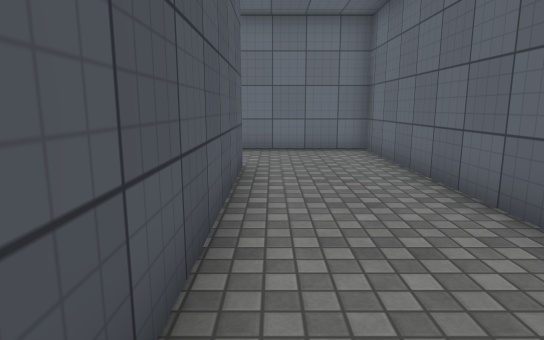
View 1 (above)

19 first-person views from a walk through a scene from a Unity 3-D project. The camera is 1.3 m above the floor, tilts 10° down and sees 75° across. The floor is counted in squares, 1 m on a side. Each view is taken from the middle of a square. On the plan, view 1 faces up. The plan holds only what a view shows up to about 15 squares ahead; the rest is blank. The place goes on beyond the plan. The player character is not drawn. Surface patterns are stand-ins for the level's own textures.

View 2
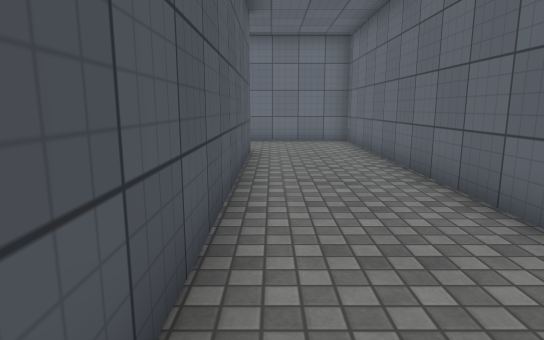

View 3
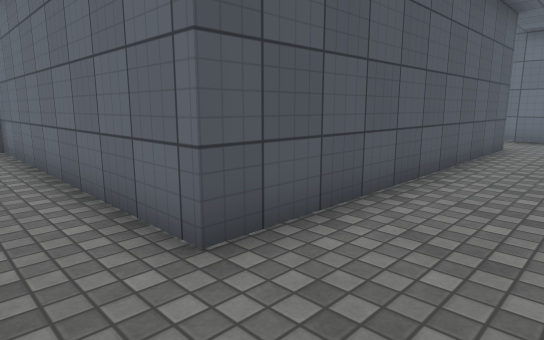

View 4
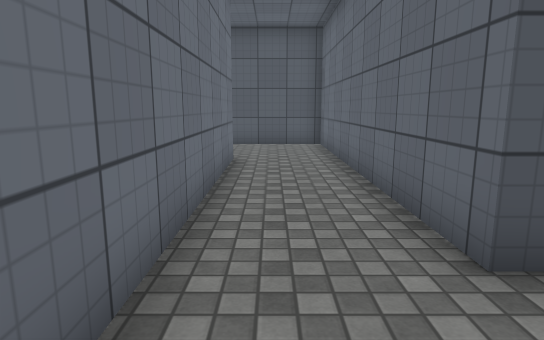

View 5
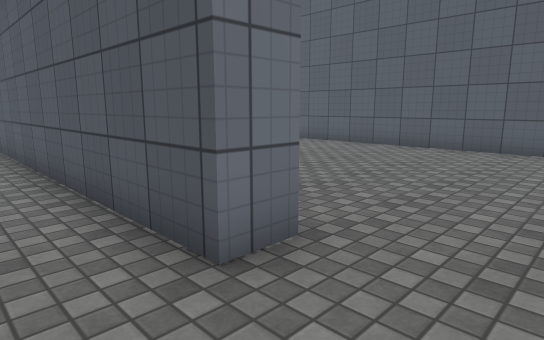

View 6
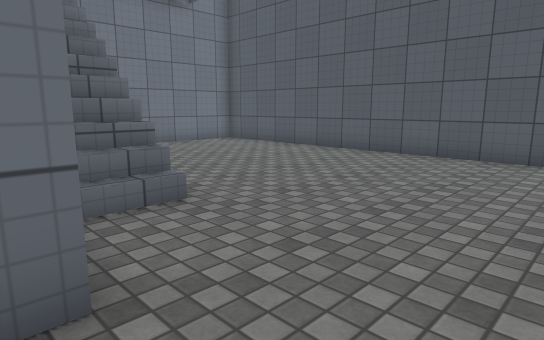

View 7
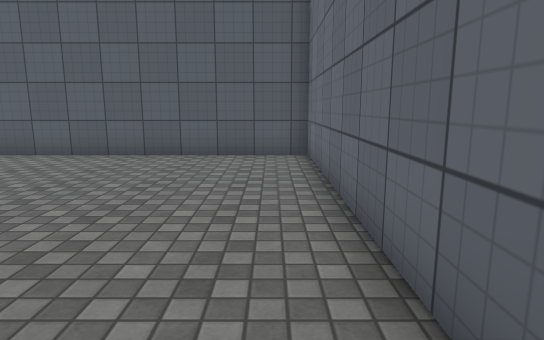

View 8
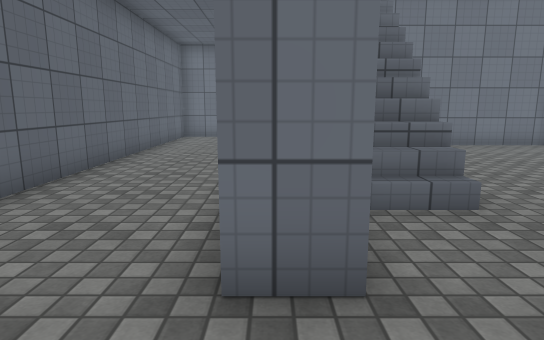

View 9
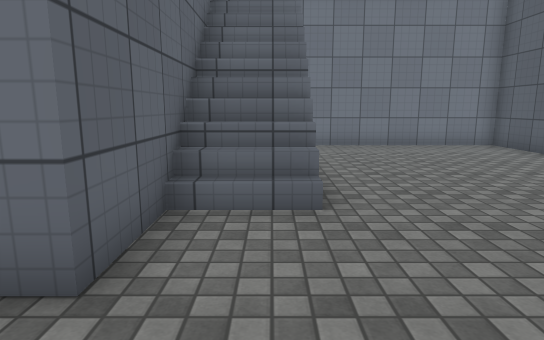

View 10
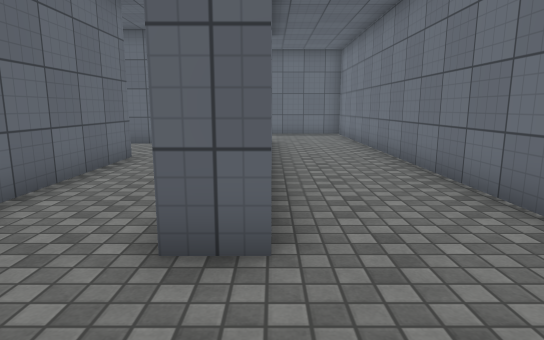

View 11
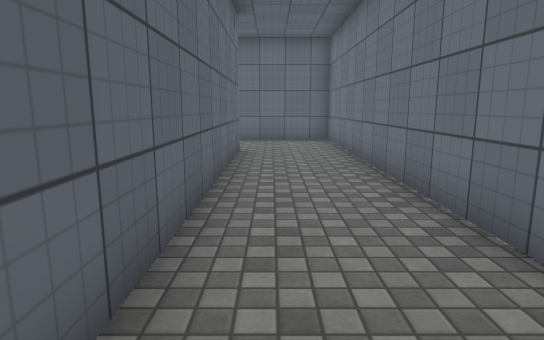

View 12
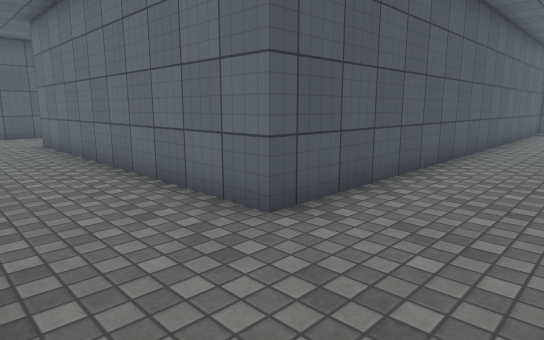

View 13
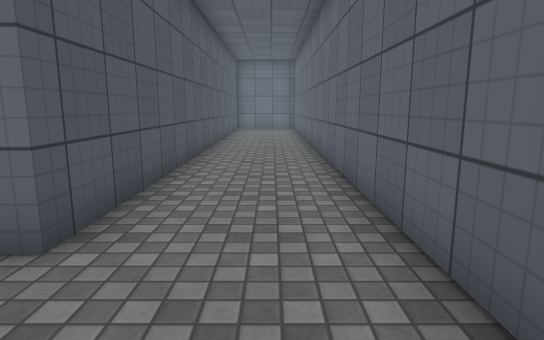

View 14
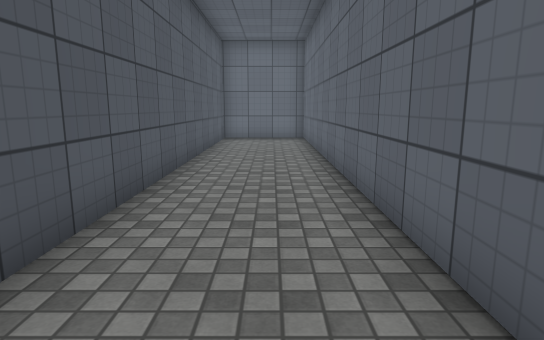

View 15
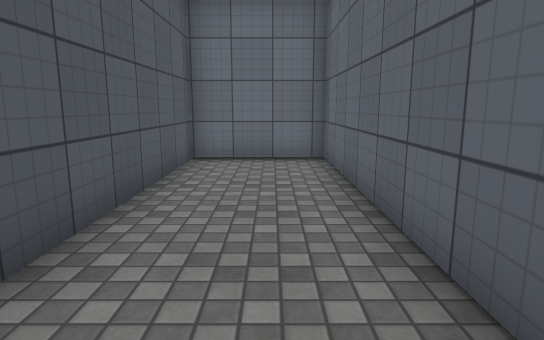

View 16
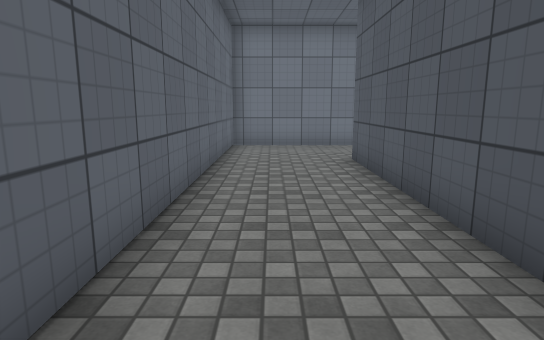

View 17
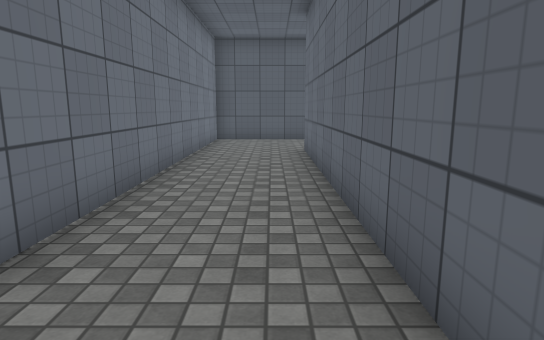

View 18
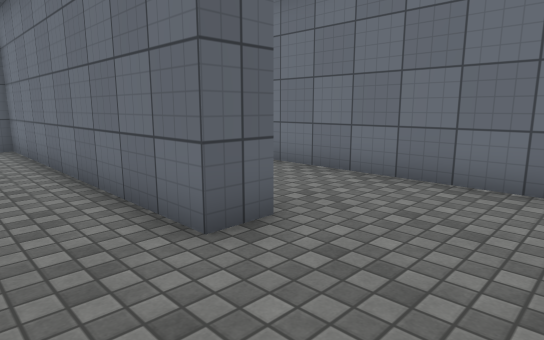

View 19
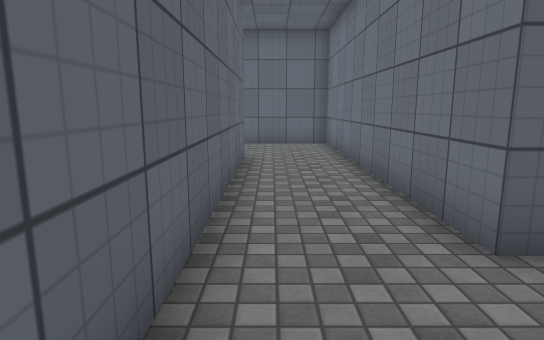

### Floor plan
Key: @ floor where view 1 was taken; # wall or solid block; . floor; / step, stairs or slope.
Columns run from 11 left of view 1 to 8 right of it. Each row starts with its distance up from view 1.
 11 ####################
 10 #.............##...#
  9 #.............##...#
  8 #.............##...#
  7 #.........#...##...#
  6 #.........#...##...#
  5 #.......//#...##...#
  4 #.......//#...##...#
  3 #.......//#...##...#
  2 #.......//#...##...#
  1 #.......//#...##...#
  0 #.......  #@..##...#
 -1 #......   #...##...#
 -2 #......   #...##...#
 -3 ###########...##...#
 -4 #.............##...#
 -5 #.............##...#
 -6 #...############...#
 -7 #...############...#
 -8 #..................#
 -9 #..................#
-10 #..................#
-11 ####################

Positions as (right, up) in squares from view 1, and headings:
1: (0, 0), facing up
2: (0, -3), facing up
3: (2, -5), facing up-left
4: (2, -5), facing left
5: (1, 10), facing down-left
6: (-1, 10), facing down-left
7: (-1, 10), facing left
8: (-1, 10), facing down
9: (-3, 10), facing down
10: (-10, -7), facing right
11: (-7, -8), facing right
12: (7, -10), facing up-left
13: (6, -10), facing up
14: (6, -4), facing up
15: (6, 2), facing up
16: (6, 2), facing down
17: (4, -8), facing left
18: (-10, -4), facing down-right
19: (-10, -4), facing right
